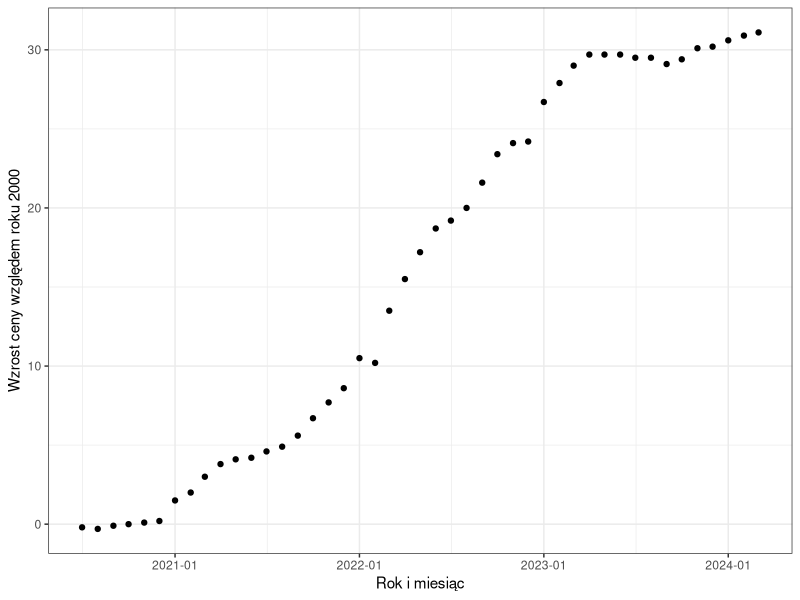
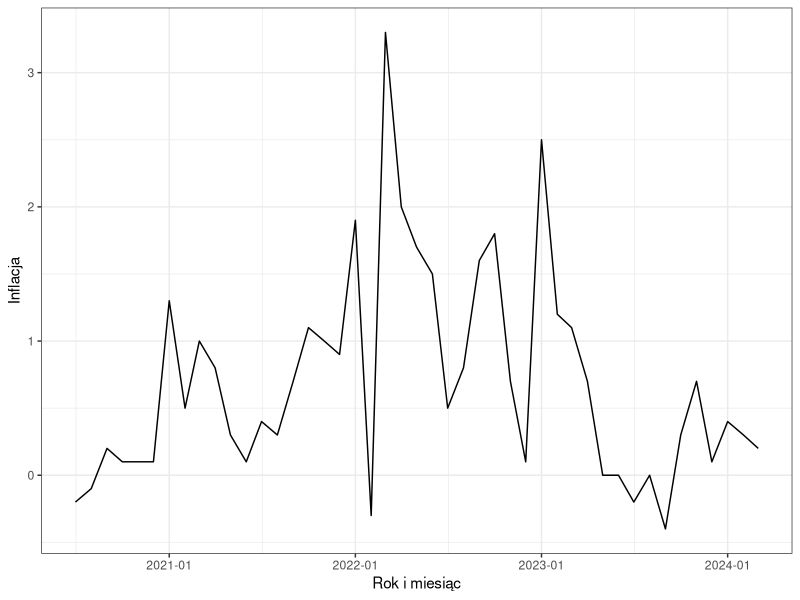
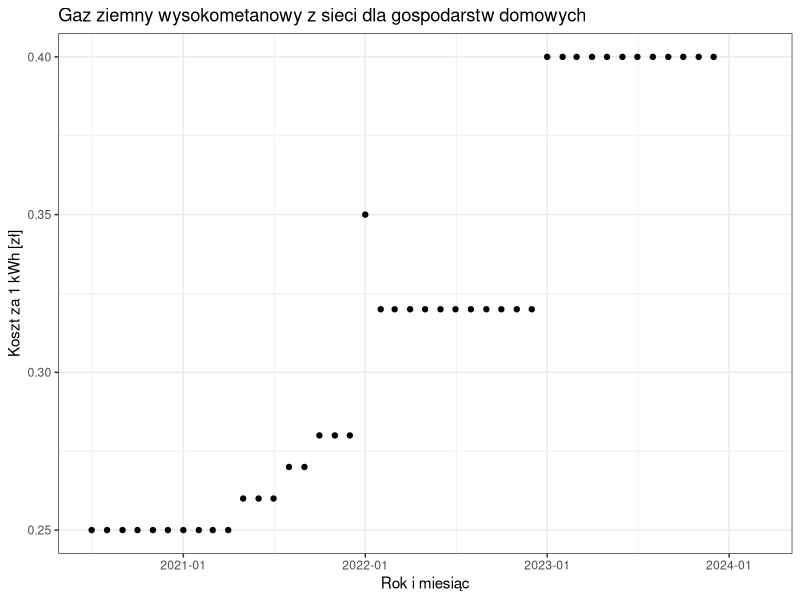
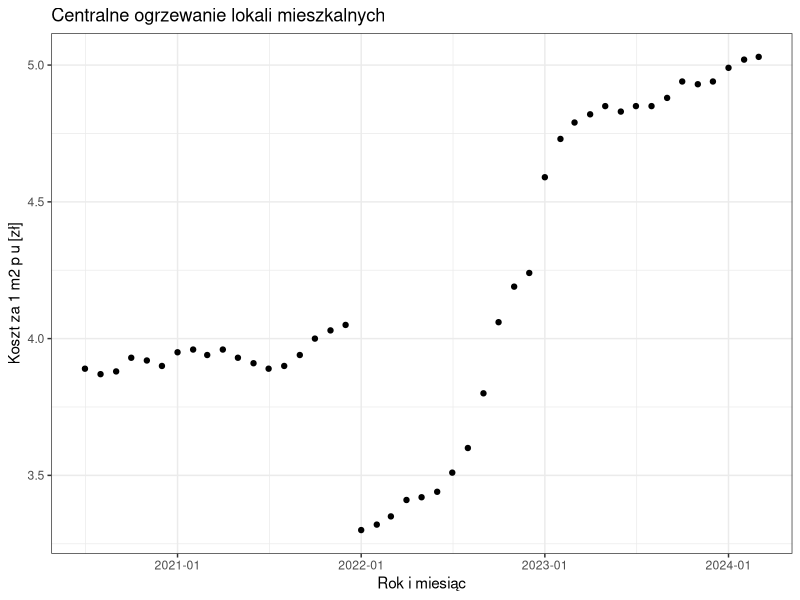
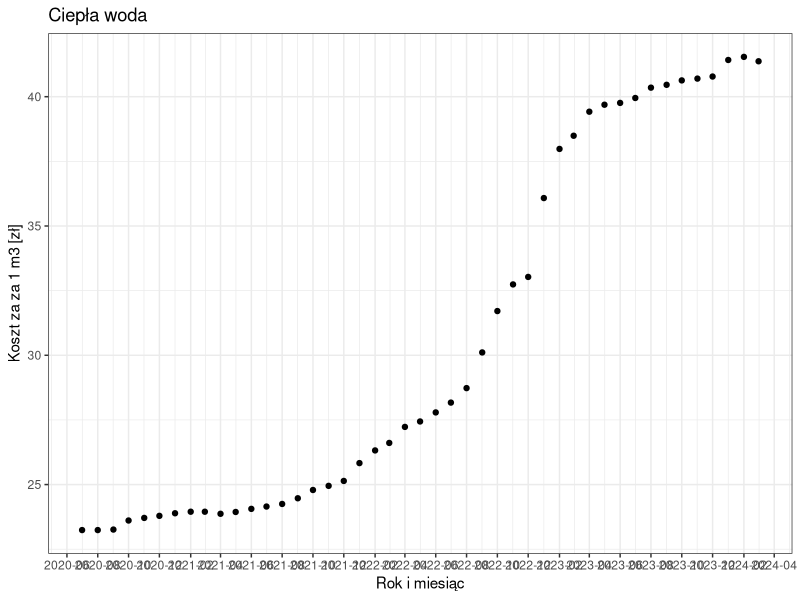
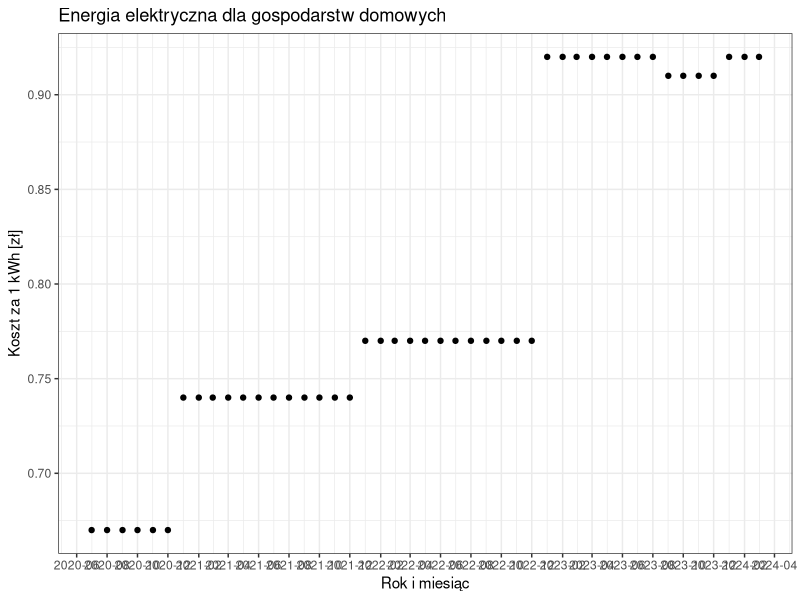
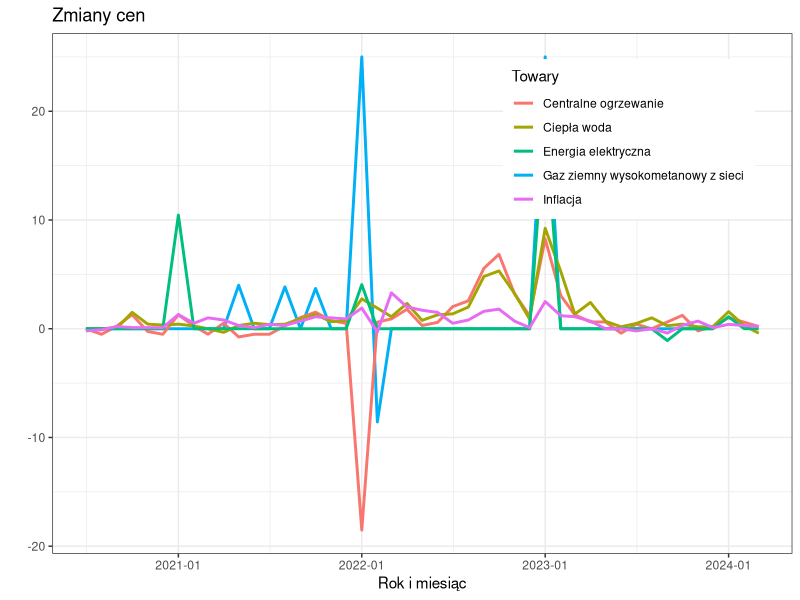
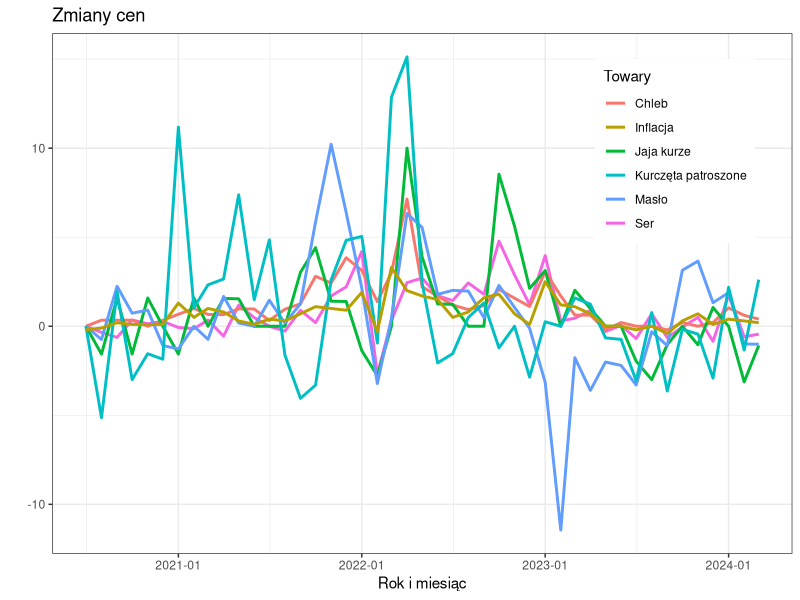

The R script that drew these images, in order:
## ---- chunk 1
require(tidyverse)
theme_set(theme_bw())
## ---- chunk 2
infl_mies <- read_csv2("inflacja_mies.csv", locale=locale(encoding="latin1"),
 show_col_types = FALSE)
infl_mies <- infl_mies %>% filter(reprezentacja == "Poprzedni miesiac = 100")
infl_mies <- infl_mies %>% select(Rok, Miesiac,Wartosc)
infl_mies <- infl_mies %>%
  mutate(date = as.Date(sprintf("%04d-%02d-01", Rok, Miesiac)))
infl_mies <- infl_mies %>% filter(date < as.Date("2024-04-01"),
 date >= as.Date("2020-07-01"))
infl_mies <- infl_mies %>% arrange(date)
abs_value <- numeric(length(infl_mies$Wartosc))
inflation_col <- numeric(length(infl_mies$Wartosc))
abs_value[1] =  infl_mies$Wartosc[1] - 100.0
inflation_col[1] = infl_mies$Wartosc[1] - 100.0
for (i in 2:length(infl_mies$Wartosc)){
    abs_value[i] <-  infl_mies$Wartosc[i] - 100 + abs_value[i-1]
    inflation_col[i] <- infl_mies$Wartosc[i] - 100.0
}
infl_mies$norm = abs_value
infl_mies$inflation = inflation_col
ggplot(data = infl_mies, aes(x=date, y =norm)) + geom_point() + 
scale_x_date(date_labels = "%Y-%m") +
 labs(x = "Rok i miesiąc", y = "Wzrost ceny względem roku 2000") 

## ---- chunk 3
ggplot(data = infl_mies, aes(x=date, y = inflation)) + geom_line() + 
scale_x_date(date_labels = "%Y-%m") +
 labs(x = "Rok i miesiąc", y = "Inflacja") 

## ---- chunk 4
products <- read_csv2("produkty.csv", locale=locale(encoding="latin1"),
  show_col_types = FALSE)
products <- products %>% select(id_pozycja_3, wartosc, opis_okres, id_pozycja_2)
products <- products %>% mutate(year_month = as.Date(paste(substr(opis_okres, 1, 4),
  substr(opis_okres, 7, 8), "01",sep = "-")))
energy <- products %>% filter(id_pozycja_3 == 5946305)
energy <- energy %>% arrange(year_month)
water <- products %>% filter(id_pozycja_3 == 5946307)
water <- water %>% arrange(year_month)
heat <- products %>% filter(id_pozycja_3 == 5946309)
heat <- heat %>% arrange(year_month)
gaz <- products %>% filter(id_pozycja_3 == 7174400)
gaz <- gaz %>% arrange(year_month)
bread <- products %>% filter(id_pozycja_2 == 5967449)
bread <- bread %>% arrange(year_month)
chicken <- products %>% filter(id_pozycja_2 == 5967456)
chicken <- chicken %>% arrange(year_month)
butter <- products %>% filter(id_pozycja_2 == 5967467)
butter <- butter %>% arrange(year_month)
eggs <- products %>% filter(id_pozycja_2 == 5967465)
eggs <- eggs %>% arrange(year_month)
cheese <- products %>% filter(id_pozycja_2 == 5967464)
cheese <- cheese %>% arrange(year_month)
## ---- chunk 5
print(gaz)
ggplot(data = gaz, aes(x=year_month, y = wartosc)) + geom_point() + 
  scale_x_date(date_labels = "%Y-%m")+
  labs(x = "Rok i miesiąc", y = "Koszt za 1 kWh [zł]") +
  ggtitle("Gaz ziemny wysokometanowy z sieci dla gospodarstw domowych")
## ---- chunk 6
ggplot(data = heat, aes(x=year_month, y = wartosc)) + geom_point() + 
  scale_x_date(date_labels = "%Y-%m")+
  labs(x = "Rok i miesiąc", y = "Koszt za 1 m2 p u [zł]") +
  ggtitle("Centralne ogrzewanie lokali mieszkalnych")
## ---- chunk 7
ggplot(data = water, aes(x=year_month, y = wartosc)) + geom_point() +
  scale_x_date(date_labels = "%Y-%m", date_breaks = "2 month")+
  labs(x = "Rok i miesiąc", y = "Koszt za za 1 m3 [zł]") +
  ggtitle("Ciepła woda")
## ---- chunk 8
ggplot(data = energy, aes(x=year_month, y = wartosc)) + geom_point() +
 scale_x_date(date_labels = "%Y-%m", date_breaks = "2 month")+
 labs(x = "Rok i miesiąc", y = "Koszt za 1 kWh [zł]") +
  ggtitle("Energia elektryczna dla gospodarstw domowych")
## ---- chunk 9
calc_infl <- function(x) {
  infl <- numeric(length(x))
  infl[1] = 0
  for(i in 2:length(x)){
    infl[i] = x[i] * 100.0/x[i-1] - 100 
  }
  infl
}

normalise <- function(x) {
  normalised <- numeric(length(x))
  normalised[1] = 0
  for(i in 2:length(x)){
    normalised[i] = x[i] * 100.0/x[i-1] - 100 + normalised[i-1]
  }
  normalised
}
## ---- chunk 10
gaz$norm = normalise(gaz$wartosc)
gaz$inflation =  calc_infl(gaz$wartosc)
heat$norm = normalise(heat$wartosc)
heat$inflation = calc_infl(heat$wartosc)
water$norm = normalise(water$wartosc)
water$inflation = calc_infl(water$wartosc)
energy$norm = normalise(energy$wartosc)
energy$inflation = calc_infl(energy$wartosc)
bread$inflation = calc_infl(bread$wartosc)
bread$norm = normalise(bread$wartosc)
eggs$inflation = calc_infl(eggs$wartosc)
eggs$norm = normalise(eggs$wartosc)
chicken$inflation = calc_infl(chicken$wartosc)
chicken$norm = normalise(chicken$wartosc)
butter$inflation = calc_infl(butter$wartosc)
butter$norm = normalise(butter$wartosc)
cheese$inflation = calc_infl(cheese$wartosc)
cheese$norm = calc_infl(cheese$wartosc)
offset = infl_mies$norm[1]
infl_mies <- infl_mies %>% mutate(norm = infl_mies$norm - offset)

plot_data <- tibble(date = infl_mies$date, gaz_norm = gaz$inflation,
  heat_norm = heat$inflation, water_norm = water$inflation,
  energy_norm = energy$inflation, infl_norm = infl_mies$inflation )

plot <- ggplot(plot_data, aes(date)) + 
  geom_line(aes(y = gaz_norm, color = "Gaz ziemny wysokometanowy z sieci "),
   size = 1) +  
  geom_line(aes(y = heat_norm, color = "Centralne ogrzewanie"), size = 1) +  
  geom_line(aes(y = water_norm, color = "Ciepła woda"), size = 1) +  
  geom_line(aes(y = energy_norm, color = "Energia elektryczna"), size = 1) +  
  geom_line(aes(y = infl_norm, color = "Inflacja"), size = 1) +  
  labs(x = "Rok i miesiąc", y = "", color = "Towary") +  
  ggtitle("Zmiany cen") + 
  theme(
    legend.position = c(.95, .95),
    legend.justification = c("right", "top"),
    legend.box.just = "right",
    legend.margin = margin(6, 6, 6, 6)
    ) +
  scale_x_date(date_labels = "%Y-%m")
  
plot
## ---- chunk 11
plot_data <- tibble(date = infl_mies$date, chicken_i = chicken$inflation,
  butter_i = butter$inflation, cheese_i = cheese$inflation,
  eggs_i = eggs$inflation, bread_i = bread$inflation, infl_i = infl_mies$inflation)

plot <- ggplot(plot_data, aes(date)) + 
  geom_line(aes(y = cheese_i, color = "Ser "),
   size = 1) +  
  geom_line(aes(y = bread_i, color = "Chleb"), size = 1) +  
  geom_line(aes(y = eggs_i, color = "Jaja kurze"), size = 1) +  
  geom_line(aes(y = butter_i, color = "Masło"), size = 1) +  
  geom_line(aes(y = chicken_i, color = "Kurczęta patroszone"), size = 1) +
  geom_line(aes(y = infl_i, color = "Inflacja"), size = 1) +  
  labs(x = "Rok i miesiąc", y = "", color = "Towary") +  
  ggtitle("Zmiany cen") + 
  theme(
    legend.position = c(.95, .95),
    legend.justification = c("right", "top"),
    legend.box.just = "right",
    legend.margin = margin(6, 6, 6, 6)
    ) + scale_x_date(date_labels = "%Y-%m")
  
plot
## ---- chunk 12
plot_data <- tibble(date = infl_mies$date, chicken_i = chicken$norm,
  butter_i = butter$norm, cheese_i = cheese$norm,
  eggs_i = eggs$norm, bread_i = bread$norm, infl_i = infl_mies$norm)

plot <- ggplot(plot_data, aes(date)) + 
  geom_line(aes(y = cheese_i, color = "Ser "),
   size = 1) +  
  geom_line(aes(y = bread_i, color = "Chleb"), size = 1) +  
  geom_line(aes(y = eggs_i, color = "Jaja kurze"), size = 1) +  
  geom_line(aes(y = butter_i, color = "Masło"), size = 1) +  
  geom_line(aes(y = chicken_i, color = "Kurczęta patroszone"), size = 1) +
  geom_line(aes(y = infl_i, color = "Inflacja"), size = 1) +  
  labs(x = "Rok i miesiąc", y = "", color = "Towary") +  
  ggtitle("Zmiany cen") + 
  theme(
    legend.position = c(.95, .95),
    legend.justification = c("right", "top"),
    legend.box.just = "right",
    legend.margin = margin(6, 6, 6, 6)
    ) + scale_x_date(date_labels = "%Y-%m")
  
plot
## ---- chunk 13
plot_data <- tibble(date = infl_mies$date, gaz_norm = gaz$norm,
  heat_norm = heat$norm, water_norm = water$norm,
  energy_norm = energy$norm, infl_norm = infl_mies$norm )

plot <- ggplot(plot_data, aes(date)) + 
  geom_line(aes(y = gaz_norm, color = "Gaz ziemny wysokometanowy z sieci "),
   size = 1) +  
  geom_line(aes(y = heat_norm, color = "Centralne ogrzewanie"), size = 1) +  
  geom_line(aes(y = water_norm, color = "Ciepła woda"), size = 1) +  
  geom_line(aes(y = energy_norm, color = "Energia elektryczna"), size = 1) +  
  geom_line(aes(y = infl_norm, color = "Inflacja"), size = 1) +  
  labs(x = "Rok i miesiąc", y = "", color = "Towary") +  
  ggtitle("Zmiany cen") + 
  theme(
    legend.position = c(.95, .95),
    legend.justification = c("right", "top"),
    legend.box.just = "right",
    legend.margin = margin(6, 6, 6, 6)
    ) +
  scale_x_date(date_labels = "%Y-%m")
  
plot
## ---- chunk 14
infl = read_csv2("inflacja.csv", locale=locale(encoding="latin1"),
  show_col_types = FALSE)
infl = infl %>% select(Rok, Wartosc)
infl = infl %>% arrange(Rok)
abs_value <- numeric(length(infl$Wartosc))
abs_value[1] =  infl$Wartosc[1] - 100.0
for (i in 2:length(infl$Wartosc)){
    abs_value[i] <-  infl$Wartosc[i] - 100 + abs_value[i-1]
}
infl = infl %>% mutate(inflation = infl$Wartosc - 100)
modif_inflation <- tibble(rok = infl$Rok, norm =abs_value, inflation = infl$inflation)
modif_inflation  <- modif_inflation  %>% filter(rok >= 1999, rok <= 2022)
ggplot(data = modif_inflation , aes(x=rok, y = norm)) + geom_point() + 
  labs(x = "Rok", y = "Inflacja") +
  ggtitle("Znormalizowany wzrost ceny na podstawie inflacji lata 2000-2023")
## ---- chunk 15
ggplot(data = modif_inflation , aes(x=rok, y = inflation)) + geom_line() + 
  labs(x = "Rok", y = "Inflacja")

## ---- chunk 16
brp = read_csv2("brp.csv", , show_col_types = FALSE)
bp = brp %>% select(id_pozycja_2, id_daty, wartosc, id_przekroj)
bp = brp %>% filter(id_pozycja_2 == 660892)
bp = bp %>% arrange(id_daty)
prod = brp %>% filter(id_przekroj == 16)
prod = prod %>% arrange(id_daty)
bp = bp %>% mutate(wart_calk = prod$wartosc * wartosc)
gov = brp %>% filter(id_pozycja_2 == 546159)
gov = gov %>% arrange(id_daty)
gov = gov %>% mutate(wart_calk = prod$wartosc * wartosc)
bes = brp %>% filter(id_pozycja_2 == 546157)
bes = bes %>% arrange(id_daty)
bes = bes %>% mutate(wart_calk = prod$wartosc * wartosc)
hes = brp %>% filter(id_pozycja_2 == 546167)
hes = hes %>% arrange(id_daty)
hes = hes %>% mutate(wart_calk = prod$wartosc * wartosc)
ggplot(data = bp, aes(x=id_daty, y = wart_calk)) + geom_point()
## ---- chunk 17
bp$norm = normalise(bp$wart_calk)
bp$inflation = calc_infl(bp$wart_calk)
offset = modif_inflation$norm[1]
modif_inflation <- modif_inflation %>% mutate(normal = modif_inflation$norm - offset)
plot_data <- tibble(date = modif_inflation$rok, infl_norm = modif_inflation$inflation, b_norm = bp$inflation)
plot <- ggplot(plot_data, aes(date)) + 
  geom_line(aes(y = b_norm, color = "Badania i rozwój"), size = 1) +  
  geom_line(aes(y = infl_norm, color = "Inflacja"), size = 1) +  
  labs(x = "Rok", y = "", color = "") +  
  ggtitle("Nakłądy na badania i rozwój oraz inflacja") + 
  theme(legend.position = "bottom")
plot

## ---- chunk 18
plot_data <- tibble(date = hes$id_daty, hes = hes$wart_calk, gov = gov$wart_calk, bes = bes$wart_calk, og = bp$wart_calk)
plot <- ggplot(plot_data, aes(date)) + 
  geom_line(aes(y = hes, color = "Hes"), size = 1) +  
  geom_line(aes(y = bes, color = "Bes"), size = 1) +  
  geom_line(aes(y = gov, color = "GOV"), size = 1) +
  geom_line(aes(y = og, color = "Całkowita"), size = 1) +  
  labs(x = "Rok", y = "", color = "") +  
  ggtitle("Nakłady na poszczególne sektory") + 
  theme(legend.position = "bottom")
plot
## ---- chunk 19
plot_data <- tibble(date = modif_inflation$rok, infl_norm = modif_inflation$normal, b_norm = bp$norm)
plot <- ggplot(plot_data, aes(date)) + 
  geom_line(aes(y = b_norm, color = "Badania i rozwój"), size = 1) +  
  geom_line(aes(y = infl_norm, color = "Inflacja"), size = 1) +  
  labs(x = "Rok", y = "", color = "") +  
  ggtitle("Nakłądy na badania i rozwój oraz inflacja") + 
  theme(legend.position = "bottom")
plot
